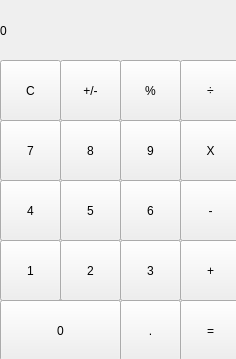
<?xml version="1.0" encoding="UTF-8"?>
<ui version="4.0">
 <class>MainWindow</class>
 <widget class="QMainWindow" name="MainWindow">
  <property name="geometry">
   <rect>
    <x>0</x>
    <y>0</y>
    <width>236</width>
    <height>359</height>
   </rect>
  </property>
  <property name="windowTitle">
   <string>MainWindow</string>
  </property>
  <widget class="QWidget" name="centralWidget">
   <widget class="QLabel" name="label">
    <property name="geometry">
     <rect>
      <x>0</x>
      <y>0</y>
      <width>241</width>
      <height>61</height>
     </rect>
    </property>
    <property name="styleSheet">
     <string notr="true">QLabel {
	qproperty-alignment: 'AlignVCenter | AlignRight';
	border: 1px solid gray;
}

background-color : white;</string>
    </property>
    <property name="text">
     <string>0</string>
    </property>
   </widget>
   <widget class="QPushButton" name="pushButton_C">
    <property name="geometry">
     <rect>
      <x>0</x>
      <y>60</y>
      <width>61</width>
      <height>61</height>
     </rect>
    </property>
    <property name="text">
     <string>C</string>
    </property>
   </widget>
   <widget class="QPushButton" name="pushButton_plusMinus">
    <property name="geometry">
     <rect>
      <x>60</x>
      <y>60</y>
      <width>61</width>
      <height>61</height>
     </rect>
    </property>
    <property name="text">
     <string>+/-</string>
    </property>
   </widget>
   <widget class="QPushButton" name="pushButton_percentage">
    <property name="geometry">
     <rect>
      <x>120</x>
      <y>60</y>
      <width>61</width>
      <height>61</height>
     </rect>
    </property>
    <property name="text">
     <string>%</string>
    </property>
   </widget>
   <widget class="QPushButton" name="pushButton_devision">
    <property name="geometry">
     <rect>
      <x>180</x>
      <y>60</y>
      <width>61</width>
      <height>61</height>
     </rect>
    </property>
    <property name="text">
     <string>÷</string>
    </property>
   </widget>
   <widget class="QPushButton" name="pushButton_8">
    <property name="geometry">
     <rect>
      <x>60</x>
      <y>120</y>
      <width>61</width>
      <height>61</height>
     </rect>
    </property>
    <property name="text">
     <string>8</string>
    </property>
   </widget>
   <widget class="QPushButton" name="pushButton_9">
    <property name="geometry">
     <rect>
      <x>120</x>
      <y>120</y>
      <width>61</width>
      <height>61</height>
     </rect>
    </property>
    <property name="text">
     <string>9</string>
    </property>
   </widget>
   <widget class="QPushButton" name="pushButton_multiplication">
    <property name="geometry">
     <rect>
      <x>180</x>
      <y>120</y>
      <width>61</width>
      <height>61</height>
     </rect>
    </property>
    <property name="text">
     <string>X</string>
    </property>
   </widget>
   <widget class="QPushButton" name="pushButton_7">
    <property name="geometry">
     <rect>
      <x>0</x>
      <y>120</y>
      <width>61</width>
      <height>61</height>
     </rect>
    </property>
    <property name="text">
     <string>7</string>
    </property>
   </widget>
   <widget class="QPushButton" name="pushButton_5">
    <property name="geometry">
     <rect>
      <x>60</x>
      <y>180</y>
      <width>61</width>
      <height>61</height>
     </rect>
    </property>
    <property name="text">
     <string>5</string>
    </property>
   </widget>
   <widget class="QPushButton" name="pushButton_6">
    <property name="geometry">
     <rect>
      <x>120</x>
      <y>180</y>
      <width>61</width>
      <height>61</height>
     </rect>
    </property>
    <property name="text">
     <string>6</string>
    </property>
   </widget>
   <widget class="QPushButton" name="pushButton_substraction">
    <property name="geometry">
     <rect>
      <x>180</x>
      <y>180</y>
      <width>61</width>
      <height>61</height>
     </rect>
    </property>
    <property name="text">
     <string>-</string>
    </property>
   </widget>
   <widget class="QPushButton" name="pushButton_4">
    <property name="geometry">
     <rect>
      <x>0</x>
      <y>180</y>
      <width>61</width>
      <height>61</height>
     </rect>
    </property>
    <property name="text">
     <string>4</string>
    </property>
   </widget>
   <widget class="QPushButton" name="pushButton_2">
    <property name="geometry">
     <rect>
      <x>60</x>
      <y>240</y>
      <width>61</width>
      <height>61</height>
     </rect>
    </property>
    <property name="text">
     <string>2</string>
    </property>
   </widget>
   <widget class="QPushButton" name="pushButton_3">
    <property name="geometry">
     <rect>
      <x>120</x>
      <y>240</y>
      <width>61</width>
      <height>61</height>
     </rect>
    </property>
    <property name="text">
     <string>3</string>
    </property>
   </widget>
   <widget class="QPushButton" name="pushButton_add">
    <property name="geometry">
     <rect>
      <x>180</x>
      <y>240</y>
      <width>61</width>
      <height>61</height>
     </rect>
    </property>
    <property name="text">
     <string>+</string>
    </property>
   </widget>
   <widget class="QPushButton" name="pushButton_1">
    <property name="geometry">
     <rect>
      <x>0</x>
      <y>240</y>
      <width>61</width>
      <height>61</height>
     </rect>
    </property>
    <property name="text">
     <string>1</string>
    </property>
   </widget>
   <widget class="QPushButton" name="pushButton_0">
    <property name="geometry">
     <rect>
      <x>0</x>
      <y>300</y>
      <width>121</width>
      <height>61</height>
     </rect>
    </property>
    <property name="text">
     <string>0</string>
    </property>
   </widget>
   <widget class="QPushButton" name="pushButton_decimal">
    <property name="geometry">
     <rect>
      <x>120</x>
      <y>300</y>
      <width>61</width>
      <height>61</height>
     </rect>
    </property>
    <property name="text">
     <string>.</string>
    </property>
   </widget>
   <widget class="QPushButton" name="pushButton_equals">
    <property name="geometry">
     <rect>
      <x>180</x>
      <y>300</y>
      <width>61</width>
      <height>61</height>
     </rect>
    </property>
    <property name="text">
     <string>=</string>
    </property>
   </widget>
  </widget>
 </widget>
 <layoutdefault spacing="6" margin="11"/>
 <resources/>
 <connections/>
</ui>
